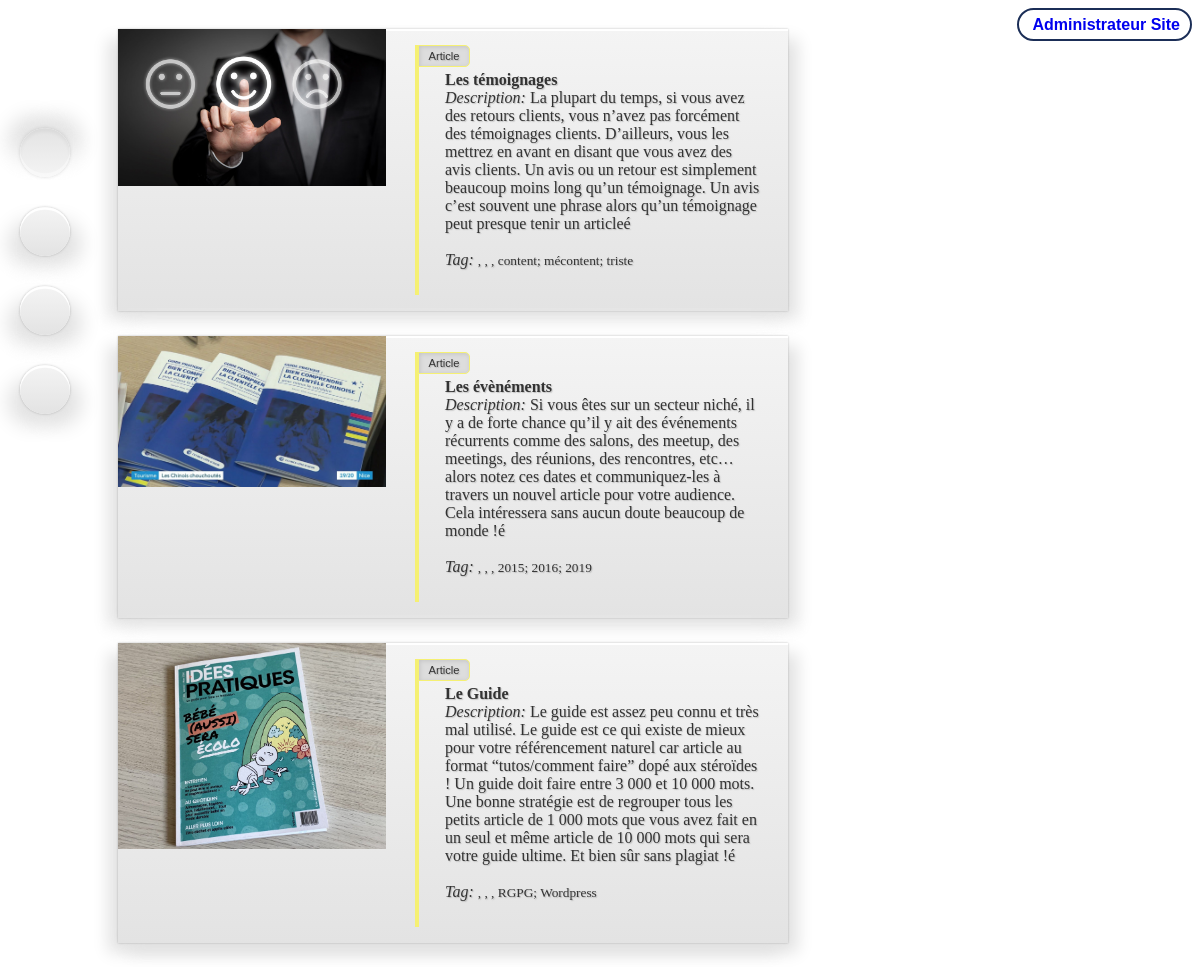
The page / on the database its author committed.
### siteweb/models.py (models this page shows, shortened)
class Article(models.Model):
    titre = models.CharField(max_length=50)
    description = models.TextField()
    photo = models.ImageField(upload_to='images/')
    tag = models.TextField()

### siteweb/views.py (the view)
# urls.py: path('', HomePageView.as_view(), name='home'),
class HomePageView(ListView):
    model = Article
    template_name = 'home.html'

### templates/home.html (shortened to what this page needs)
<!DOCTYPE HTML>
	<head>
    {% load static %}
	  <link rel="stylesheet" type="text/css" href="{% static 'siteweb/main.css' %}">
		<link rel="stylesheet" type="text/css" href="{% static 'siteweb/connexion.css' %}">
    <link rel="stylesheet" type="text/JavaScript" href="{% static 'siteweb/nouveau.js' %}">
		<link rel="stylesheet" type="text/JavaScript" href="{% static 'siteweb/recherche.js' %}">
	</head>
	<body class="is-preload">
		<div class="pe-connect">
			<a href="{% url 'admin:login' %}"type="button" class="button-pe-connect is-white" >
				<span class="text">Administrateur Site</span>
			</a>
		</div>
			<div class="portfolio">
						<nav>
							<ul>
								<li id="all" class="active"></li>
								<li id="web"></li>
								<li id="projets"></li>
								<li id="logo"></li>
							</ul>
						</nav>
						<section class="work">
{% for article in object_list %}
							<figure class="web" id="fig">
								<img src="{{ article.photo.url}}" alt="{{ article.titre }}" class="zoom"  />
								<p><strong>{{ article.titre }}</strong><br>
								<i>Description:</i> {{ article.description }}&eacute;<br>
								<br>
								<i>Tag:</i> <small> , , , {{ article.tag}}</small>
								</p>
							</figure>
		{% endfor %}
</body>
</html>

### siteweb/static/siteweb/main.css (style rules this page uses)
.portfolio { width:750px; background:#fff; padding-top:5px; }
.portfolio nav { width:30px; position:fixed; top:10%; left:-15px; }
.portfolio nav ul { list-style-type:none; position:relative; }
.portfolio nav ul li { cursor:pointer; text-align:center; padding-top:7px; display: inline-block; vertical-align: bottom; -webkit-transform: scale(1.25); margin: 20px 0px; width: 40px; height: 32px; line-height: 1.6; font-size: 18px; color: #e1dada; text-shadow: 0px -1px 1px rgba(0,0,0,0.2); border-radius: 100px; text-decoration: none; background-image: -webkit-gradient(linear, left top, left bottom, color-stop(0%,#f4f4f4), color-stop(100%,#e3e3e3)); background-image: -moz-gradient(linear, left top, left bottom, color-stop(0%,#f4f4f4), color-stop(100%,#e3e3e3)); box-shadow: 0px 0px 2px rgba(0,0,0,0.25), 10px 10px 15px #e3e3e3, -10px 10px 15px #e3e3e3, -15px -15px 15px rgba(255,255,255,0.4), 15px -15px 15px rgba(255,255,255,0.4), inset 0px 2px 0px #fff; -webkit-transition: box-shadow 0.3s ease-in-out, background-image 0.3s ease-in-out, text-shadow 0.5s linear, color 0.5s linear; -moz-transition: box-shadow 0.3s ease-in-out, background-image 0.3s ease-in-out, text-shadow 0.5s linear, color 0.5s linear; }
.portfolio nav ul li.active { color: #00d0b0; text-shadow: 0px 0px 7px lighten(#00d07f, 20%); background-image: -webkit-gradient(linear, left top, left bottom, color-stop(0%,#e3e3e3), color-stop(100%,#f4f4f4)); background-image: -moz-gradient(linear, left top, left bottom, color-stop(0%,#e3e3e3), color-stop(100%,#f4f4f4)); box-shadow: 0px 0px 3px rgba(0,0,0,0.15), 10px 10px 15px rgba(255,255,255,0.4), -10px 10px 15px rgba(255,255,255,0.4), -10px -10px 15px #e3e3e3, 10px -10px 15px #e3e3e3, inset 0px -3px 0px rgba(255,255,255,0.4), inset 0px 3px 3px rgba(0,0,0,0.04); }
.portfolio nav ul li#all { color:#99938E; }
.portfolio nav ul li#web { color:#F5F073; }
.portfolio nav ul li#projets { color:#4A8998; }
.portfolio nav ul li#logo { color:#D38D47; }
.portfolio .work figure { position:relative; left:70px; margin-bottom:25px; background-image: -webkit-gradient(linear, left top, left bottom, color-stop(0%,#f4f4f4), color-stop(100%,#e3e3e3)); background-image: -moz-gradient(linear, left top, left bottom, color-stop(0%,#f4f4f4), color-stop(100%,#e3e3e3)); box-shadow: 0px 0px 2px rgba(0,0,0,0.25), 10px 10px 15px #e3e3e3, -10px 10px 15px #e3e3e3, -15px -15px 15px rgba(255,255,255,0.4), 15px -15px 15px rgba(255,255,255,0.4), inset 0px 2px 0px #fff; }
.portfolio .work figure img { width:40%; display:inline-block; }
.portfolio .work figure p { width: calc(50% - 20px); display:inline-block; vertical-align:top; padding:26px ; margin-left:25px; position: relative; color:#333; text-shadow:1px 1px 1px rgba(150,150,150,0.5); }
.portfolio .work figure.web p { border-left:4px solid #F5F073; }
.portfolio .work figure p:before { position:absolute; width:50px; height:20px; border:1px solid #F5F073; color:#333; top:0; font-family: sans-serif; left:-1px; font-size:0.7em; line-height:1.8em; background:#ddd; text-align:center; vertical-align:middle; box-shadow:inset 1px 1px 4px rgba(190,190,190,0.8); border-radius:0 5px 5px 0; }
.portfolio .work figure.web p:before { content:"Article"; border:1px solid #F5F073; }

### siteweb/static/siteweb/connexion.css (style rules this page uses)
.pe-connect .button-pe-connect { font-family: "yellow", sans-serif !important; display: inline-block; padding: 6px 10px 5px 13px; border-radius: 100px; border: 2px #1b2e57 solid; font-weight: bold; text-decoration: none; float: right; position: relative; }

### rows shown on the page
Article: photo (picture), titre "Les témoignages", description "La plupart du temps, si vous avez des retours clients, vous n’avez pas forcément des témoignages clients. D’ailleurs, vous les mettrez en avant en disant que vous avez des avis clients. Un avis ou un retour est simplement beaucoup moins long qu’un témoignage. Un avis c’est souvent une phrase alors qu’un témoignage peut presque tenir un article", tag "content; mécontent; triste"
Article: photo (picture), titre "Les évènéments", description "Si vous êtes sur un secteur niché, il y a de forte chance qu’il y ait des événements récurrents comme des salons, des meetup, des meetings, des réunions, des rencontres, etc… alors notez ces dates et communiquez-les à travers un nouvel article pour votre audience. Cela intéressera sans aucun doute beaucoup de monde !", tag "2015; 2016; 2019"
Article: photo (picture), titre "Le Guide", description "Le guide est assez peu connu et très mal utilisé. Le guide est ce qui existe de mieux pour votre référencement naturel car article au format “tutos/comment faire” dopé aux stéroïdes ! Un guide doit faire entre 3 000 et 10 000 mots. Une bonne stratégie est de regrouper tous les petits article de 1 000 mots que vous avez fait en un seul et même article de 10 000 mots qui sera votre guide ultime. Et bien sûr sans plagiat !", tag "RGPG; Wordpress"
